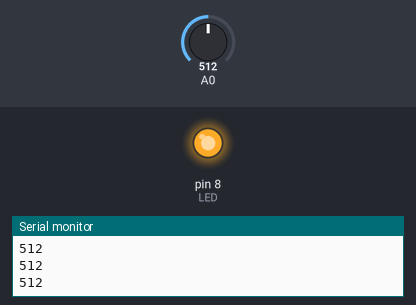
Bench run of a sketch on a simulated Arduino Uno, built with avr-gcc and run on an emulated ATmega328P. Shown: output pins drawn as LEDs (lit = HIGH), the last lines printed to the serial monitor. The inputs (shaded band) are chosen by the test bench; at power-on: A0 = 512.

Above: at 1.2 s.
1.3 s: A0 set to 490
At 1.9 s:
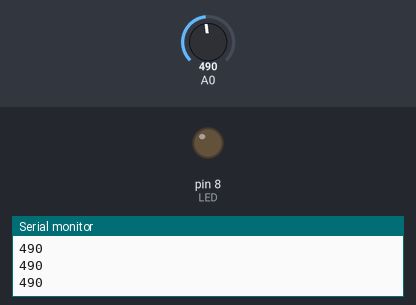
2.8 s: A0 set to 510
At 4.0 s:
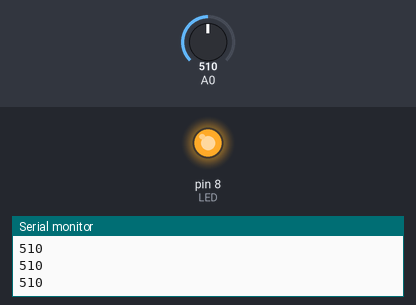
4.3 s: A0 set to 306
At 5.5 s:
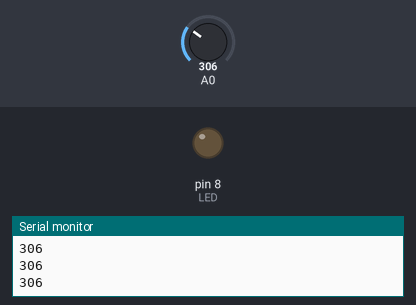
Timing chart, 0 to 7.3 s (numbered marks = the images above; inputs shaded):
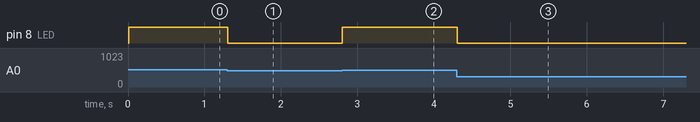

Measured:
- the behaviour switches between 501 and 500 on A0 (found by bisection; images 0 and 1)
- after the input at 1.3 s, pin 8 (LED): HIGH → LOW at once
- after the input at 2.8 s, pin 8 (LED): LOW → HIGH at once
- after the input at 4.3 s, pin 8 (LED): HIGH → LOW at once

The sketch:

ex18-1.ino
```cpp
unsigned long current, before ;

int LED=8;

void setup() {
  pinMode(LED, OUTPUT);
  Serial.begin(9600);
}

void loop() {
int inTime ;
int Sound_val;

 current = millis();
 inTime = current- before;
 if(inTime >=10) {
     before = current ;
     Sound_val= analogRead(A0);
     if(Sound_val >500)  digitalWrite(LED,1);
     else  digitalWrite(LED,0);
     Serial.println(Sound_val);
  }
 }
```
